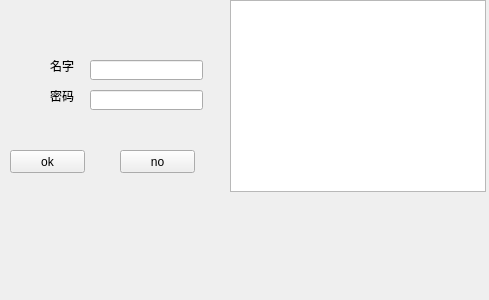
<?xml version="1.0" encoding="UTF-8"?>
<ui version="4.0">
 <class>Form</class>
 <widget class="QWidget" name="Form">
  <property name="geometry">
   <rect>
    <x>0</x>
    <y>0</y>
    <width>489</width>
    <height>300</height>
   </rect>
  </property>
  <property name="windowTitle">
   <string>Form</string>
  </property>
  <widget class="QLabel" name="name">
   <property name="geometry">
    <rect>
     <x>50</x>
     <y>60</y>
     <width>54</width>
     <height>12</height>
    </rect>
   </property>
   <property name="text">
    <string>名字</string>
   </property>
  </widget>
  <widget class="QLabel" name="pwss">
   <property name="geometry">
    <rect>
     <x>50</x>
     <y>90</y>
     <width>54</width>
     <height>12</height>
    </rect>
   </property>
   <property name="text">
    <string>密码</string>
   </property>
  </widget>
  <widget class="QTextBrowser" name="text_browser">
   <property name="geometry">
    <rect>
     <x>230</x>
     <y>0</y>
     <width>256</width>
     <height>192</height>
    </rect>
   </property>
  </widget>
  <widget class="QLineEdit" name="name_edit">
   <property name="geometry">
    <rect>
     <x>90</x>
     <y>60</y>
     <width>113</width>
     <height>20</height>
    </rect>
   </property>
  </widget>
  <widget class="QLineEdit" name="pwss_edit">
   <property name="geometry">
    <rect>
     <x>90</x>
     <y>90</y>
     <width>113</width>
     <height>20</height>
    </rect>
   </property>
  </widget>
  <widget class="QPushButton" name="ok">
   <property name="geometry">
    <rect>
     <x>10</x>
     <y>150</y>
     <width>75</width>
     <height>23</height>
    </rect>
   </property>
   <property name="text">
    <string>ok</string>
   </property>
  </widget>
  <widget class="QPushButton" name="no">
   <property name="geometry">
    <rect>
     <x>120</x>
     <y>150</y>
     <width>75</width>
     <height>23</height>
    </rect>
   </property>
   <property name="text">
    <string>no</string>
   </property>
  </widget>
 </widget>
 <resources/>
 <connections/>
</ui>
